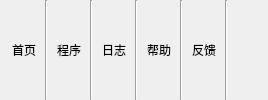
    <widget class="QWidget" name="widget" native="true">
     <property name="minimumSize">
      <size>
       <width>0</width>
       <height>20</height>
      </size>
     </property>
     <property name="maximumSize">
      <size>
       <width>16777215</width>
       <height>16777215</height>
      </size>
     </property>
     <layout class="QHBoxLayout" name="horizontalLayout_2">
      <property name="leftMargin">
       <number>9</number>
      </property>
      <property name="topMargin">
       <number>0</number>
      </property>
      <property name="rightMargin">
       <number>0</number>
      </property>
      <property name="bottomMargin">
       <number>0</number>
      </property>
      <item>
       <widget class="QPushButton" name="pushButton">
        <property name="minimumSize">
         <size>
          <width>30</width>
          <height>25</height>
         </size>
        </property>
        <property name="cursor">
         <cursorShape>PointingHandCursor</cursorShape>
        </property>
        <property name="styleSheet">
         <string notr="true">QPushButton{
	border:none;
}
QPushButton:hover{
	color: rgb(255, 0, 0);
}
QPushButton:pressed{
	color: rgb(255, 0, 0);
}
QPushButton:focus{
	color: rgb(255, 0, 0);
	
	font: 75 10pt &quot;微软雅黑&quot;;
}</string>
        </property>
        <property name="text">
         <string>首页</string>
        </property>
        <property name="checkable">
         <bool>false</bool>
        </property>
        <property name="autoExclusive">
         <bool>true</bool>
        </property>
       </widget>
      </item>
      <item>
       <widget class="Line" name="line_2">
        <property name="orientation">
         <enum>Qt::Vertical</enum>
        </property>
       </widget>
      </item>
      <item>
       <widget class="QPushButton" name="pushButton_4">
        <property name="minimumSize">
         <size>
          <width>30</width>
          <height>25</height>
         </size>
        </property>
        <property name="cursor">
         <cursorShape>PointingHandCursor</cursorShape>
        </property>
        <property name="styleSheet">
         <string notr="true">QPushButton{
	border:none;
}
QPushButton:hover{
	color: rgb(255, 0, 0);
}
QPushButton:pressed{
	color: rgb(255, 0, 0);
}
QPushButton:focus{
	color: rgb(255, 0, 0);
	
	font: 75 10pt &quot;微软雅黑&quot;;
}</string>
        </property>
        <property name="text">
         <string>程序</string>
        </property>
        <property name="checkable">
         <bool>false</bool>
        </property>
        <property name="autoExclusive">
         <bool>true</bool>
        </property>
       </widget>
      </item>
      <item>
       <widget class="Line" name="line_3">
        <property name="orientation">
         <enum>Qt::Vertical</enum>
        </property>
       </widget>
      </item>
      <item>
       <widget class="QPushButton" name="pushButton_2">
        <property name="minimumSize">
         <size>
          <width>30</width>
          <height>25</height>
         </size>
        </property>
        <property name="cursor">
         <cursorShape>PointingHandCursor</cursorShape>
        </property>
        <property name="styleSheet">
         <string notr="true">QPushButton{
	border:none;
}
QPushButton:hover{
	color: rgb(255, 0, 0);
}
QPushButton:pressed{
	color: rgb(255, 0, 0);
}
QPushButton:focus{
	color: rgb(255, 0, 0);
	
	font: 75 10pt &quot;微软雅黑&quot;;
}</string>
        </property>
        <property name="text">
         <string>日志</string>
        </property>
        <property name="checkable">
         <bool>false</bool>
        </property>
        <property name="autoExclusive">
         <bool>true</bool>
        </property>
       </widget>
      </item>
      <item>
       <widget class="Line" name="line_4">
        <property name="orientation">
         <enum>Qt::Vertical</enum>
        </property>
       </widget>
      </item>
      <item>
       <widget class="QPushButton" name="pushButton_3">
        <property name="minimumSize">
         <size>
          <width>30</width>
          <height>25</height>
         </size>
        </property>
        <property name="cursor">
         <cursorShape>PointingHandCursor</cursorShape>
        </property>
        <property name="styleSheet">
         <string notr="true">QPushButton{
	border:none;
}
QPushButton:hover{
	color: rgb(255, 0, 0);
}
QPushButton:pressed{
	color: rgb(255, 0, 0);
}
QPushButton:focus{
	color: rgb(255, 0, 0);
	
	font: 75 10pt &quot;微软雅黑&quot;;
}</string>
        </property>
        <property name="text">
         <string>帮助</string>
        </property>
        <property name="checkable">
         <bool>false</bool>
        </property>
        <property name="autoExclusive">
         <bool>true</bool>
        </property>
       </widget>
      </item>
      <item>
       <widget class="Line" name="line_5">
        <property name="orientation">
         <enum>Qt::Vertical</enum>
        </property>
       </widget>
      </item>
      <item>
       <widget class="QPushButton" name="pushButton_5">
        <property name="minimumSize">
         <size>
          <width>30</width>
          <height>25</height>
         </size>
        </property>
        <property name="cursor">
         <cursorShape>PointingHandCursor</cursorShape>
        </property>
        <property name="styleSheet">
         <string notr="true">QPushButton{
	border:none;
}
QPushButton:hover{
	color: rgb(255, 0, 0);
}
QPushButton:pressed{
	color: rgb(255, 0, 0);
}
QPushButton:focus{
	color: rgb(255, 0, 0);
	
	font: 75 10pt &quot;微软雅黑&quot;;
}</string>
        </property>
        <property name="text">
         <string>反馈</string>
        </property>
        <property name="checkable">
         <bool>false</bool>
        </property>
        <property name="autoExclusive">
         <bool>true</bool>
        </property>
       </widget>
      </item>
      <item>
       <widget class="Line" name="line_6">
        <property name="orientation">
         <enum>Qt::Vertical</enum>
        </property>
       </widget>
      </item>
      <item>
       <spacer name="horizontalSpacer_2">
        <property name="orientation">
         <enum>Qt::Horizontal</enum>
        </property>
        <property name="sizeHint" stdset="0">
         <size>
          <width>40</width>
          <height>20</height>
         </size>
        </property>
       </spacer>
      </item>
     </layout>
    </widget>
